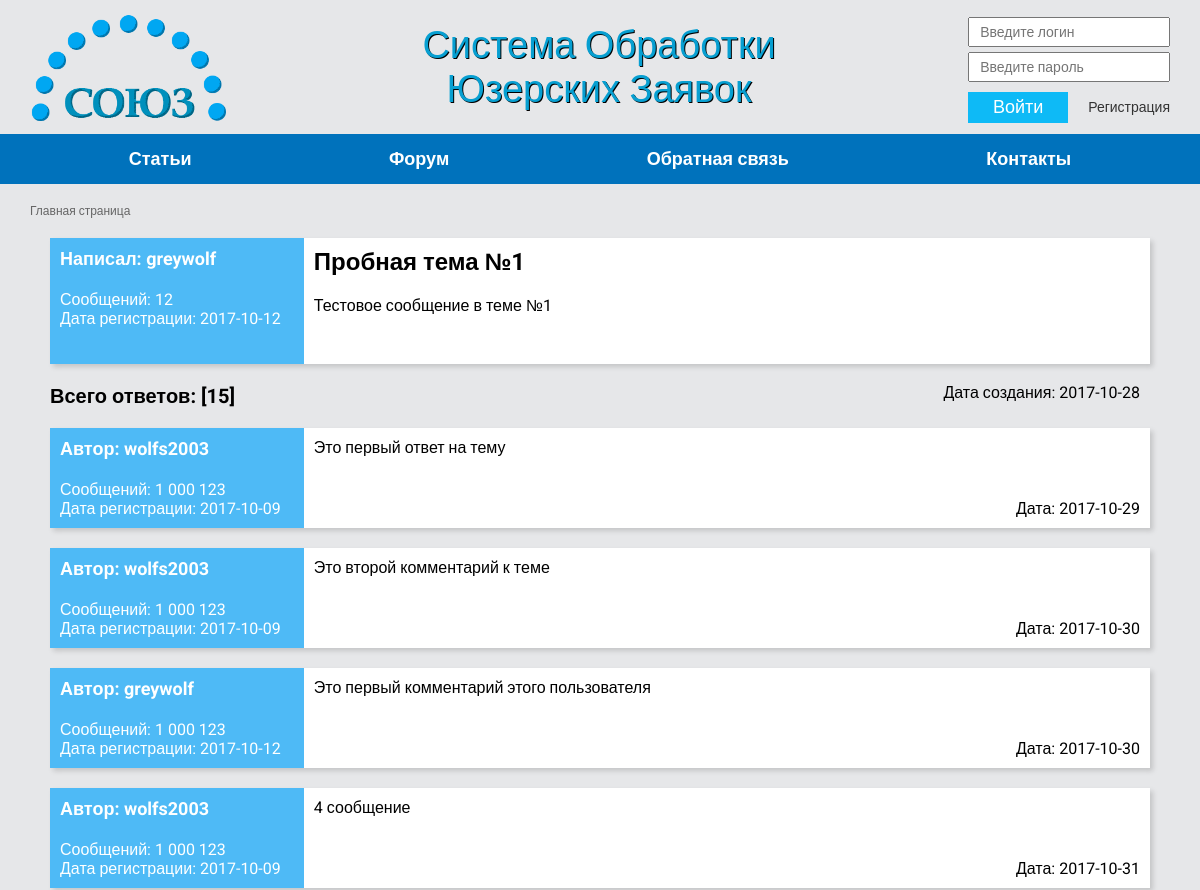
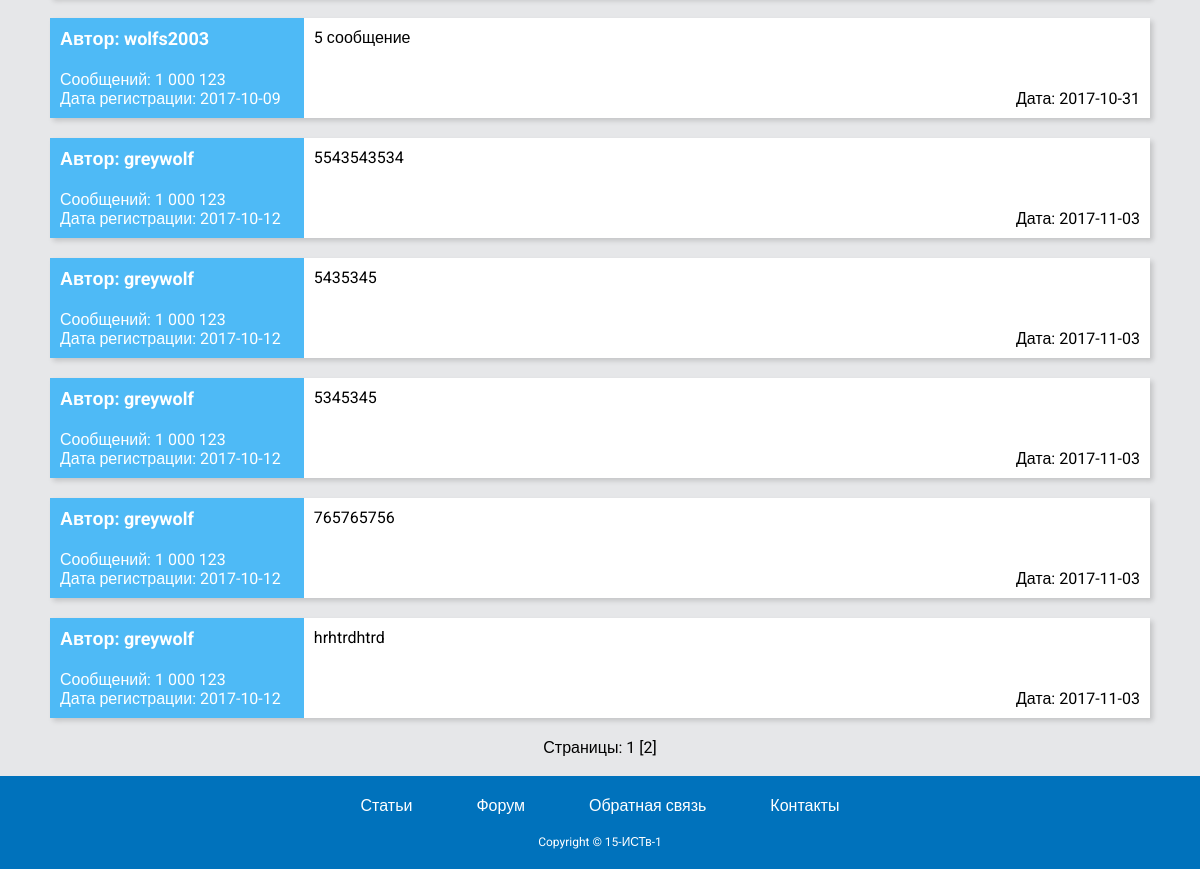
Screenshot of /topic-view.php?id=29 with the database file from the repository (2 pictures, top to bottom).
### tables this page shows
CREATE TABLE IF NOT EXISTS `boardt` (
  `theme_id` int(11) NOT NULL AUTO_INCREMENT,
  `id_section` int(11) NOT NULL,
  `topic` text NOT NULL,
  `author` varchar(32) NOT NULL DEFAULT '',
  `subject` varchar(60) NOT NULL DEFAULT '',
  `create_date` date NOT NULL DEFAULT '0000-00-00',
  `email` varchar(50) NOT NULL,
  PRIMARY KEY (`theme_id`),
  KEY `id_section` (`id_section`)
);

CREATE TABLE IF NOT EXISTS `Users` (
  `id` int(11) NOT NULL AUTO_INCREMENT,
  `login` varchar(50) NOT NULL,
  `pass` varchar(50) NOT NULL,
  `email` varchar(50) NOT NULL,
  `name` varchar(50) NOT NULL,
  `surname` varchar(50) NOT NULL,
  `level_id` int(50) NOT NULL,
  `reg_date` date NOT NULL,
  `gender` int(3) NOT NULL,
  PRIMARY KEY (`id`),
  KEY `level_id` (`level_id`)
);

CREATE TABLE IF NOT EXISTS `boardp` (
  `post_id` int(11) NOT NULL AUTO_INCREMENT,
  `theme_id` int(11) NOT NULL,
  `login` varchar(50) NOT NULL DEFAULT '',
  `comment` text NOT NULL,
  `email` varchar(30) DEFAULT NULL,
  `m_date` date NOT NULL DEFAULT '0000-00-00',
  PRIMARY KEY (`post_id`),
  KEY `theme_id` (`theme_id`)
);

### blocks/topic-view-message.php (the view)
<div class="section-message">
	<div class="topic_author">
		<p class="author-name">Автор: <?= $row_posts['login'] ?></p>
		<div class="author-inf">
			<p class="value-message">Сообщений: 1 000 123</p>
			<p class="date">Дата регистрации: <?= $reg_info_post['reg_date'] ?></p>
		</div>
	</div>
	<div class="topic__content">
		<div class="message-wrap">
			<p class="topic-body"><?= $row_posts['comment'] ?></p>
			<div class="topic-inf">
				<p class="date">Дата: <?= $row_posts['m_date'] ?></p>
			</div>
		</div>
	</div>
</div>

### topic-view.php (shortened to what this page needs)
<?php
	require_once 'config.php';
	$id_topic = filter_input(INPUT_GET, 'id', FILTER_VALIDATE_INT);
	$topic_start = mysqli_query($link, "SELECT * FROM boardt WHERE theme_id=$id_topic") or die("Ошибка " . mysqli_error($link));
	$row_topic = mysqli_fetch_array($topic_start);
	$topic_id = $row_topic['theme_id'];
	$topic_author = $row_topic['author'];
	$reg_info_topic = mysqli_fetch_array(mysqli_query($link, "SELECT * FROM Users WHERE login='$topic_author'"));
	$posts = mysqli_query($link, "SELECT * FROM boardp WHERE theme_id='$topic_id'");
	$num_rows_post = mysqli_num_rows($posts);
?>
<?php require_once 'blocks/header.php';?>
<section class="section section_forum section-content">
	<div class="section__wrap">
		<div class="view-topic">
			<div class="view-topic__wrap">
				<div class="topic_author">
					<p class="author-name">Написал: <?= $row_topic['author'] ?></p>
					<div class="author-inf">
						<p class="value-message">Сообщений: 12</p>
						<p class="date">Дата регистрации: <?= $reg_info_topic['reg_date'] ?></p>
					</div>
				</div>
				<div class="topic__content">
					<p class="topic-title"><?= $row_topic['subject'] ?></p>
					<div class="message-wrap">
						<p class="topic-body"><?= $row_topic['topic'] ?></p>
						<div class="topic-inf">
							<p class="date">Дата создания: <?= $row_topic['create_date'] ?></p>
						</div>
					</div>
				</div>
			</div>
		</div>
		<div class="answers">
			Всего ответов: [<?= $num_rows_post ?>]
		</div>
		<?php
			$per_page = 10;
			if (isset($_GET['page'])) {
				$page = ($_GET['page']-1);
			} else {
				$page = 0;
			}
			$start = abs($page*$per_page);
			$sql = "SELECT * FROM boardp WHERE theme_id='$topic_id' LIMIT $start, $per_page";
			$res = mysqli_query($link, $sql);
			while ($row_posts = mysqli_fetch_array($res)) {
				$post_author = $row_posts['login'];
				$sql1 = "SELECT * FROM Users WHERE login='$post_author'";
				$res1 = mysqli_query($link, $sql1);
				$reg_info_post = mysqli_fetch_assoc($res1);
				include './blocks/topic-view-message.php';
			}
			$q = "SELECT count(*) as count FROM boardp WHERE theme_id='$topic_id'";
			$res = mysql_query($q);
			$row = mysql_fetch_assoc($res);
			$total_rows = $row['count'];
			$num_pages = ceil($total_rows/$per_page);
		?>
		<div class='pagination'>Страницы:
			<?php for($i=1; $i<=$num_pages; $i++) { ?>
					<?php if ($i-1 == $page) { ?>
						<?= $i ?>
					<?php } else { ?>
					<a href='<?= $_SERVER[PHP_SELF] ?>?id=<?= $id_topic ?>&page=<?= $i ?>'>[<?= $i ?>]</a>
					<?php } ?>
			<?php } ?>
		</div>
		<br>
	</div>
</section>
<?php require_once 'blocks/footer.php'; ?>

### css/index.css (style rules this page uses)
*, h1, p, body { margin: 0; padding: 0; -webkit-box-sizing: border-box; -moz-box-sizing: border-box; box-sizing: border-box; color: inherit; font-size: inherit; font-weight: inherit; font-family: inherit; outline: inherit; line-height: inherit; -webkit-user-select: inherit; -moz-user-select: inherit; -ms-user-select: inherit; user-select: inherit; text-decoration: inherit; letter-spacing: inherit; }
html { height: 100%; }
body { background-color: #e6e7e9; font-family: 'Roboto', sans-serif; height: 100%; }
.section__wrap { max-width: 1140px; margin: 0 auto; flex-grow: 1; }
.view-topic__wrap { margin: 20px 0; -webkit-box-shadow: 3px 3px 5px rgba(0,0,0,0.15); box-shadow: 3px 3px 5px rgba(0,0,0,0.15); background-color: #fff; margin: 20px; display: -webkit-flex; display: -moz-flex; display: -ms-flex; display: -o-flex; display: flex; }
.topic_author { width: 30%; display: flex; flex-direction: column; background-color: #4ebaf6; }
.author-name { font-size: 18px; padding: 10px; font-weight: 700; color: #fff; }
.answers { margin: 20px; font-weight: 700; font-size: 20px; }
.section-message { margin: 20px 0; -webkit-box-shadow: 3px 3px 5px rgba(0,0,0,0.15); box-shadow: 3px 3px 5px rgba(0,0,0,0.15); background-color: #fff; margin: 20px; display: -webkit-flex; display: -moz-flex; display: -ms-flex; display: -o-flex; display: flex; }
.topic-title { font-size: 24px; font-weight: 700; padding: 10px; }
.topic-body { padding: 10px; flex-grow: 1; }
.author-inf { padding: 10px; flex-grow: 1; color: #fff; }
.topic__content { -webkit-flex-direction: column; -moz-flex-direction: column; -ms-flex-direction: column; -o-flex-direction: column; flex-direction: column; justify-content: space-between; width: 100%; }
.topic-inf { padding: 10px; text-align: right; }
.message-wrap { display: -webkit-flex; display: -moz-flex; display: -ms-flex; display: -o-flex; display: flex; flex-direction: column; height: 100%; }
.pagination { text-align: center; }

### rows the page displays
boardt: author "greywolf", subject "Пробная тема №1", topic "Тестовое сообщение в теме №1", create_date "2017-10-28"
users: reg_date "2017-10-12"
boardp: login "wolfs2003", users.reg_date "2017-10-09", comment "Это первый ответ на тему", m_date "2017-10-29"
boardp: login "wolfs2003", users.reg_date "2017-10-09", comment "Это второй комментарий к теме", m_date "2017-10-30"
boardp: login "greywolf", users.reg_date "2017-10-12", comment "Это первый комментарий этого пользователя", m_date "2017-10-30"
boardp: login "wolfs2003", users.reg_date "2017-10-09", comment "4 сообщение", m_date "2017-10-31"
boardp: login "wolfs2003", users.reg_date "2017-10-09", comment "5 сообщение", m_date "2017-10-31"
boardp: login "greywolf", users.reg_date "2017-10-12", comment "5543543534", m_date "2017-11-03"
boardp: login "greywolf", users.reg_date "2017-10-12", comment "5435345", m_date "2017-11-03"
boardp: login "greywolf", users.reg_date "2017-10-12", comment "5345345", m_date "2017-11-03"
boardp: login "greywolf", users.reg_date "2017-10-12", comment "765765756", m_date "2017-11-03"
boardp: login "greywolf", users.reg_date "2017-10-12", comment "hrhtrdhtrd", m_date "2017-11-03"

### other values shown
$num_rows_post "15"
